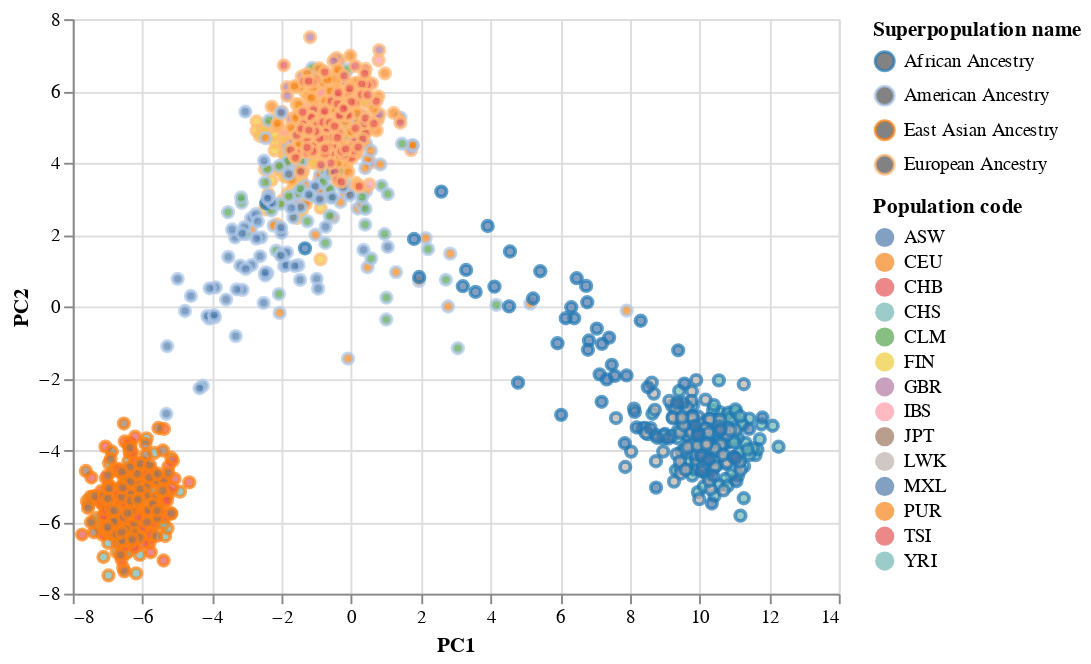

This figure's notebook cell:
### Code cell
alt.Chart(df_plot).mark_point().encode(
    x='PC1',
    y='PC2',
    color=alt.Color('Superpopulation name', scale=alt.Scale(scheme='category20')),
    fill='Population code'
)

### Figure 1 — Vega-Lite specification as saved in the notebook (floating-point values rounded to 4 significant figures; data arrays with more than 128 entries replaced by an {"elided": "..."} marker saying what was removed)
{"config": {"view": {"continuousWidth": 400, "continuousHeight": 300}}, "data": {"name": "data-d76f5fd31140bdb6de582fd4161a65c7"}, "mark": "point", "encoding": {"color": {"field": "Superpopulation name", "scale": {"scheme": "category20"}, "type": "nominal"}, "fill": {"field": "Population code", "type": "nominal"}, "x": {"field": "PC1", "type": "quantitative"}, "y": {"field": "PC2", "type": "quantitative"}}, "$schema": "https://vega.github.io/schema/vega-lite/v4.17.0.json", "datasets": {"data-d76f5fd31140bdb6de582fd4161a65c7": {"elided": "1092 records"}}}
